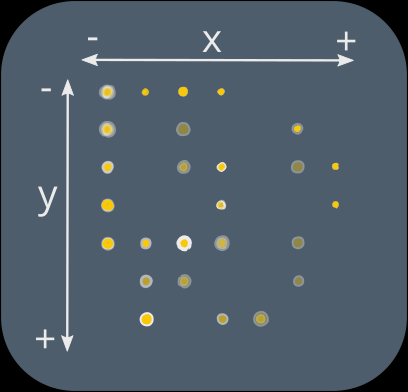
#> input picture tool_gui/web/misc/x-y.png, 408 x 392 px
$ python extract_yd.py ../tool_gui/web/misc/x-y.png
#> lines starting #> are read from the running program, lines starting #| are printed output that depends on the picture; after the words box and inside, x2 and y2 are one past the last pixel; in counts of white or black regions, pixels touching at a corner belong together
#!/usr/bin/env python3
# -*- coding: utf-8 -*-

import sys, argparse, os, math, time, subprocess
from io import BytesIO
import numpy as np
import cv2
from scipy.signal import argrelextrema, argrelmin, argrelmax
try:
    import Image
except ImportError:
    from PIL import Image
try:
    import matplotlib.pyplot as plt
except ImportError: pass
if sys.version_info[0] >= 3:
    xrange = range


WORK_AT_DPI = 300 #300 # resize input to
HALFTONES_BLUR = 20 #70 # blur factor to get rid of halftones
COLOUR_THRESHOLD = 233 # transform input to back & white to see printed spots
YELLOW_GREEDY = ((18,3,214),(39,120,255)) # [Hue, Saturation, Value] range of yellow dots #((16,), [42,67,...])
YELLOW_STRICT = ((16,10,214),(42,67,255))
YELLOW_PURE = ((28,250,250), (32,255,255))
YELLOW2 = ((29,11,214),(33,82,255))#((16,20,214),(42,82,255))#((16,10,214),(42,67,255))
YELLOW_STRICTHUE = ((25,10,214),(35,120,255))
YELLOW_STRICTHUE_GREEDYSAT = ((25,1,214),(35,120,255))
YELLOW = YELLOW_STRICTHUE_GREEDYSAT #YELLOW_GREEDY
BLUE = ([99,40,249],[118,72,255])#([137,40,249],[156,72,255]) # [Hue, Saturation, Value] range of blue dots TODO: schreiben
GRID_ANGLE=90/2.0 # angle to neighbour cells in degrees. Max. rotation correction = ±GRID_ANGLE/2
ANALYSING_SQUARE_WIDTH = 3.0 #6.0 #2.3 #inches
MIN_AMOUNT_DOTS = 0.08*300 #.242 # per inch²; for a page to have valid yellow dots
MAX_AMOUNT_DOTS = 11000 #3*300 # per inch²


class Main(object):

    def argparser(self):
        parser = argparse.ArgumentParser(
            description='Extract Yellow Dots From Printed Pages')
        parser.add_argument("file", type=str, help='Path to Input File')
        parser.add_argument("-m",'--mask', type=str,
            help='If file arg is monochrome mask of dots, specify inked area mask')
        parser.add_argument("-e",'--expose', default=False,
            action='store_true', help='Only output exposed dots')
        parser.add_argument('--no-crop', default=False,
            action='store_true', help='Do not crop the input')
        parser.add_argument("-c",'--code', type=str,
            help='Translation code')
        parser.add_argument("-d",'--dpi', default=0, type=int,
            help='Input image dpi')
        parser.add_argument('--debug', default=False,
            action='store_true', help='Write images while processing to yd*.png')
        parser.add_argument("-v",'--verbose', action='count', default=0, help='Fehlerausgabe')
        #parser.add_argument("-o",'--destination', type=str, default=".", help='Example Parameter')
        self.args = parser.parse_args()

    def __init__(self):
        self.argparser()

    @classmethod
    def _parseTransCode(self, code):
        types = [int,int,float,float]
        if code is None:
            transCode = tuple([None]*len(types))
        else:
            try:
                transCode = tuple([types[i](e) if e!='?' else None for i,e in enumerate(code.replace(" ","").split(","))])
            except Exception as e: raise Exception("%s. Argument -c must be %s."%(repr(e),repr(types)))
        return transCode

    def __call__(self):
        transCode = self._parseTransCode(self.args.code)
        yd = YellowDotsXposer(
            self.args.file,inputIsMask=self.args.mask is not None,
            inkedPath=self.args.mask,transCode=transCode,
            inputDpi=self.args.dpi, verbose=self.args.verbose,
            imDebugOutput=self.args.debug, onlyExpose=self.args.expose,
            noCrop=self.args.no_crop)
        #print(yd.matrix)


class PrintingClass(object):

    def __init__(self, verbose=0):
#> called with verbose = 0
        self._verbosity = verbose

    def _print(self, verbosity, *args, **xargs):
        if not self._verbosity>=verbosity: return
        sys.stderr.write(*args,**xargs)
        sys.stderr.flush()


class Common(PrintingClass):

    # [12 lines left out: functions _distances, _raise, not called in this run]


class CommonImageFunctions(Common):

    def __init__(self, image, imDebugOutput=False, inputDpi=None):
        #super(CommonImageFunctions,self).__init__()
#> called with image = '../tool_gui/web/misc/x-y.png', imDebugOutput = False, inputDpi = 0
        self._imDebugOutput = imDebugOutput
        self.path = None
        if isinstance(image, bytes):
            file_bytes = np.asarray(bytearray(image), dtype=np.uint8)
            self.im = cv2.imdecode(file_bytes, cv2.IMREAD_COLOR)
        elif isinstance(image,np.ndarray):
            self.im = image
        else:
            self.im = cv2.imread(image)
#> self.im is the input picture: shape (392, 408, 3); mean B, G, R 105.5, 92.9, 79.2
            self.path = image
        self.imgDpi = inputDpi if inputDpi else self.getImgDpi(image)

    def getImgDpi(self, im):
#> called with im = '../tool_gui/web/misc/x-y.png'
        if isinstance(im,np.ndarray):
            shape = im.shape
        else:
            if isinstance(im,bytes): im = BytesIO(im)
            with Image.open(im) as pilimg:
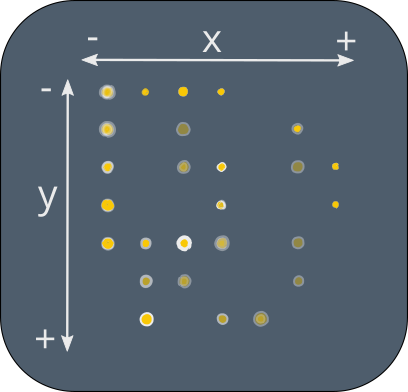
#> pilimg: PIL image 408x392 RGBA; mean R, G, B, A 79.2, 92.9, 105.5, 247.4; transparent parts drawn white
                try:
                    dpi = [float(n) for n in pilimg.info["dpi"]]
#> dpi = [200, 200]
                except KeyError: pass
                else:
                    dpi = np.average(dpi)
#> dpi = 200
                    if dpi != 72: return dpi
                shape = pilimg.size
        # assume DIN A4
        imgDpi = round(max(shape)/11.7,-2)
        sys.stderr.write("Error detecting input image DPI. "
                    +"Assuming %f dpi. "%imgDpi
                    +"Specify parameter inputDpi!\n")
        return imgDpi

    def _imwrite(self, filename, im):
        if not self._imDebugOutput: return
        orig = os.path.splitext(os.path.basename(self.path))[0] \
            if self.path is not None else "?"
        out = "yd_%s_%s.png"%(orig,filename)
        self._print(0,"Writing %s"%out)
        cv2.imwrite(out,im)

    # [4 lines left out: function _show, not called in this run]


class RotationMixin(CommonImageFunctions,Common):

    # [46 lines left out: functions getAngle, _angle, not called in this run]


class ImgProcessingMixin(RotationMixin,CommonImageFunctions,Common):

    def processImage(self,im,halftonesBlur=HALFTONES_BLUR,
                paperColourThreshold=COLOUR_THRESHOLD,workAtDpi=WORK_AT_DPI,
                ydColourRange=YELLOW, interpolation=cv2.INTER_CUBIC
            ):
            #CommonImageFunctions.__init__(self,*args,**xargs)
            self._print(2,"Image processing... ")
            self._print(2,"Input image dimensions: %d x %d\n"
                %tuple(reversed(im.shape[:2])))
            if workAtDpi and workAtDpi < self.imgDpi:
                im = self._resize(im,workAtDpi,interpolation)
            makeBlur = lambda v: self.imgDpi/300.0*v
            mask = self._makeMask(
                im,makeBlur(halftonesBlur),paperColourThreshold)
            im = self._exposeDots(im,ydColourRange)
            im[mask==0] = 0
            self._print(2,"\n")
            #self._show(im)
            self._imwrite("dots",im)
            return im, mask

    def getDots(self, im):
        #return np.transpose(np.array(np.nonzero(im)))
        #im = cv2.cvtColor(im, cv2.COLOR_BGR2GRAY)
        contours = cv2.findContours(
            im,cv2.RETR_EXTERNAL,cv2.CHAIN_APPROX_SIMPLE)[-2]
        #[plt.plot(contour[:,:,1], contour[:,:,0], linewidth=2) for contour in contours];plt.show()
        X = []
        Y = []
        for cnt in contours:
            x1 = min(min(cnt[:,:,0]))
            x2 = max(max(cnt[:,:,0]))
            y1 = min(min(cnt[:,:,1]))
            y2 = max(max(cnt[:,:,1]))
            x = (x1+(x2-x1)/2.0)
            y = (y1+(y2-y1)/2.0)
            X.append(x)
            Y.append(y)
        dots = np.transpose(np.array([X,Y]))
        return dots

    # [50 lines left out: functions crop, _resize, not called in this run]

    def _makeMask(self,im,blur,threshold):
#> called with blur = 13.33, threshold = 233
        self._print(2,"blurring... ")
        blur = int(round(blur))
#> blur = 13
        if blur%2==0: blur += 1
        mask = cv2.cvtColor(im, cv2.COLOR_BGR2GRAY)
        mask = cv2.GaussianBlur(mask,(blur,blur),0)
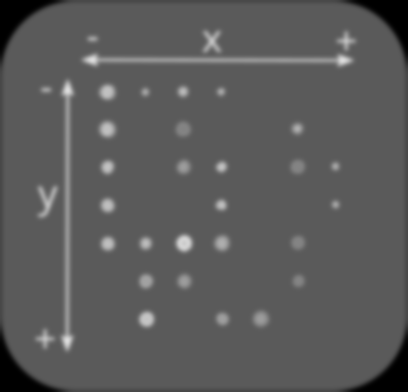
#> mask: shape (392, 408); min 0, max 220, mean 90.3
        self._print(2,"thresholding... ")
        ret,mask = cv2.threshold(mask,threshold,255,cv2.THRESH_BINARY)
#> mask: shape (392, 408); every value is 0
#> ret = 233
        self._imwrite("mask",mask)
        return mask

    def _exposeDots(self,im,ydColourRange):
#> called with ydColourRange = ((25, 1, 214), (35, 120, 255))
        self._print(2,"Exposing dots... ")
        # method joost
        #im2 = np.array(~((np.minimum(im[:,:,2],im[:,:,1])-im[:,:,0]<20) \
        #    * (im[:,:,2]>240) * (im[:,:,1]>240)),dtype=np.uint8)*255

        hsv = cv2.cvtColor(im, cv2.COLOR_BGR2HSV)
#> hsv: shape (392, 408, 3); mean H, S, V 99.2, 67.9, 107.1
        im = cv2.inRange(hsv, *ydColourRange)
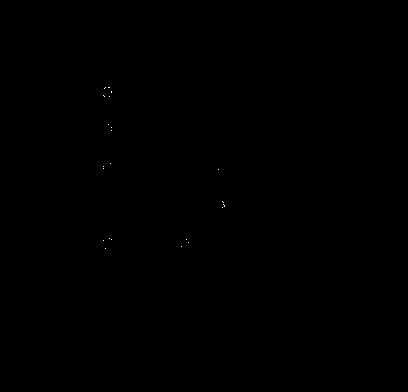
#> im: shape (392, 408); 0.02% white in thin lines or dots, all inside (x1, y1, x2, y2) = (103, 87, 225, 249)
        #kernel = np.ones((6,6),np.uint8)
        #im = cv2.morphologyEx(im, cv2.MORPH_CLOSE, kernel)
        return im


class RasterMixin(Common):

    # [110 lines left out: functions _getDotDistance, _getGridDelta, _grid, not called in this run]


class MatrixTools(object):

    # [38 lines left out: functions commonRolling, getShifts, _shifted, matrixSubsets, not called in this run]


class RepetitionDetectorMixin(Common,MatrixTools):

    # [87 lines left out: functions _arrayDiff, findPatternLen, _splitFullMatrix, overlap, not called in this run]


class YDExtractingException(Exception): pass


class TooManyDotsException(Exception):

    def __init__(self, ydPerInch):
        super(TooManyDotsException,self).__init__("Too many dots found (%f yellow dots per inch). Verify your mask for inked areas or adjust MAX_AMOUNT_DOTS."%ydPerInch)


class YellowDotsXposerBasic(
        RasterMixin,ImgProcessingMixin,RepetitionDetectorMixin):

    def __init__(self, image, mask=None,
            inputDpi=None, imDebugOutput=False,
            verbose=0, *args, **xargs):
        """
        Read scanned print.
        @image: binary, path or np.array, input image file
        @mask: str, path to inked mask or None for auto/none.
        @inputDpi: float, DPI of input image. None for auto detection

        @imDebugOutput: bool, Writes an image file each step if True
        @verbose: int, from -1 for silent to 3 for high verbosity
        """
        inkedPath=mask
        inputIsMask = inkedPath is not None
        #assert(not (
        #    inputIsMask and not inputDpi
        #))
        PrintingClass.__init__(self, verbose)
        CommonImageFunctions.__init__(
            self,image,imDebugOutput=imDebugOutput,inputDpi=inputDpi)
        self.inkedPath = inkedPath
        im = self.im

        self.hasDots = True
        if inputIsMask:
            im = cv2.cvtColor(im, cv2.COLOR_BGR2GRAY)
            if not os.path.exists(inkedPath):
                sys.stderr.write(("WARNING: Mask %s not found. "
                    +"Assuming empty mask.\n")%inkedPath)
                inked = np.zeros(im.shape, np.uint8)
                inked[:] = 255
            else:
                inked = cv2.cvtColor(
                        cv2.imread(inkedPath), cv2.COLOR_BGR2GRAY)
                newShape=(
                        min(inked.shape[0],im.shape[0]),
                        min(inked.shape[1],im.shape[1])
                )
                if newShape != im.shape or newShape != inked.shape:
                    self._print(-1,"WARNING: Dimensions of image and mask"
                            +" differ.\n")
                inked = inked[0:newShape[0],0:newShape[1]]
                im = im[0:newShape[0],0:newShape[1]]
        else:
            im,inked = self.processImage(im,*args,**xargs)
        im[inked==0] = 0

        imNeg = 255-im
#> imNeg: shape (392, 408); every value is 255
        dots, dots2 = self.getDots(im), self.getDots(imNeg)
#> in getDots, `contours = cv2.findContours( im,cv2.RETR_EXTERNAL,cv2.CHAIN_APPROX_SIM..`: contours = []
#> in getDots, `dots = np.transpose(np.array([X,Y]))`: dots = empty array
#> the loop in getDots (call 2), `for cnt in contours:` made 1 pass
#> (cnt, x1, x2, y1, y2, x, y) on pass 1: ([[0, 0], [0, 391], [407, 391], [407, 0]], 0, 407, 0, 391, 203.5, 195.5)
#> dots = empty array; dots2 = [[203.5, 195.5]]
        if len(dots)<len(dots2):
                im = imNeg
                dots = dots2
#> dots = [[203.5, 195.5]]

        printedPixels = np.sum(inked==0)
#> printedPixels = 159936
        self.ydPerInch = float(len(dots))/(im.shape[0]*im.shape[1]
            -printedPixels)*self.imgDpi**2 #TODO: schreiben
#> self.ydPerInch = inf
        self._print(2,"%f yellow dots per inch\n"%self.ydPerInch)
        if self.ydPerInch < MIN_AMOUNT_DOTS or len(dots)<3:
            self._print(0,("No tracking dot pattern found :-) "
                +"(%f yellow dots per inch)\n")%self.ydPerInch)
            self.hasDots = False
            return
        if self.ydPerInch > MAX_AMOUNT_DOTS and MAX_AMOUNT_DOTS>0:
            self._raise(TooManyDotsException,self.ydPerInch)
        self.dots = dots
        self.im = im
        self.inked = inked

    def cleanDotPositions(self,rotation=True,
            crop=True):
        """
        Unrotate the input and crop a convenient area
        """
        if rotation:
                self._print(2,"rotate ")
#> (the run stopped early here; a loop or call above may not have finished)
